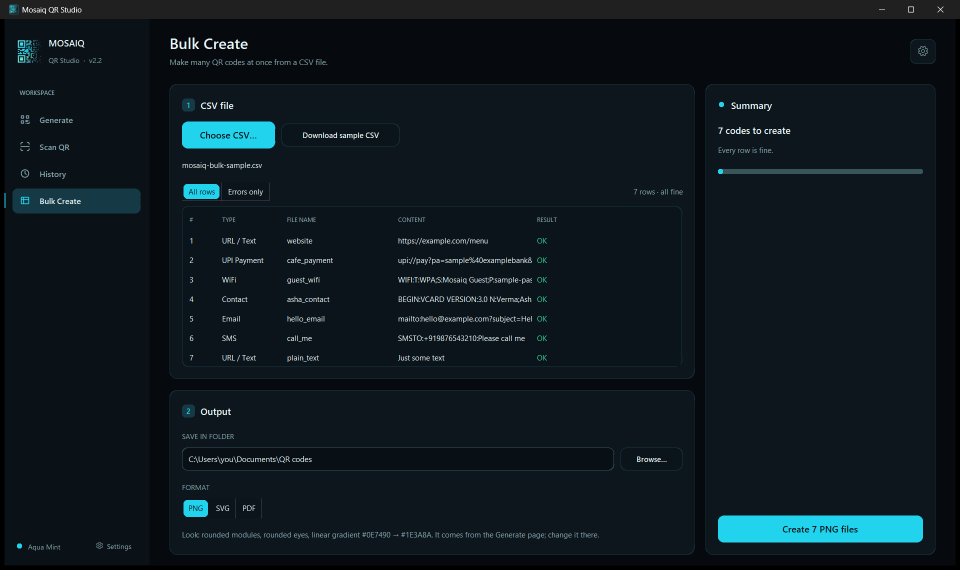
#> input picture assets/images/bulk.png, 1920 x 1140 px (shown at 1/2 size); its folder holds only this picture in this run
$ python -i qr_scanner.py   (imports and definitions only)
#> lines starting #> are read from the running program, lines starting #| are printed output that depends on the picture
### utils/cv_loader.py
"""Lazy, guarded access to OpenCV.

OpenCV (scanning and the webcam) is only loaded the first time it is needed, so the
rest of the app (Generate, themes, the intro) never depends on it. If it cannot be
loaded, for example on Windows N editions without the Media Feature Pack (mf.dll is
missing), load() raises ScannerUnavailable with a message for the user, and the
cause is written to the error log.
"""
import threading

from utils.app_log import get_logger
from utils.scan_errors import ScannerUnavailable

MEDIA_PACK_MESSAGE = (
    "Scanning needs the Windows Media Feature Pack. "
    "Install it from Settings → Apps → Optional features."
)

_lock = threading.Lock()
_module = None
_failure = None


def load():
    """Return the cv2 module, importing it on first use. Raises ScannerUnavailable."""
    global _module, _failure

    if _module is not None:
        return _module
    if _failure is not None:
        raise _failure

    with _lock:
        if _module is not None:
            return _module
        if _failure is not None:
            raise _failure

        try:
            import cv2
        except (ImportError, OSError) as e:
            get_logger().error("OpenCV could not be loaded: %s", e, exc_info=True)
            if "DLL load failed" in str(e):
                message = MEDIA_PACK_MESSAGE
            else:
                message = (
                    "Scanning could not start because a required component failed "
                    "to load. Details are in mosaiq.log next to the app settings."
                )
            _failure = ScannerUnavailable(message)
            raise _failure from e

        _module = cv2
        return _module


# [13 lines left out: functions available, reset_for_tests, not called in this run]

### utils/qr_scanner.py
import time

import numpy as np
from PIL import Image

from utils import cv_loader
from utils.scan_errors import ScanError, ScannerUnavailable  # noqa: F401  (re-exported)

# OpenCV is loaded on first use (cv_loader.load()), not when the app starts, and a
# failure to load it surfaces as ScannerUnavailable instead of crashing the app.


# ----------------------------------------------------------------------
# Decoding recipes. Real-world QR codes are often light-on-dark (dark-mode
# payment apps), blurred (a webcam looking at a phone) or drawn with dotted
# modules, and OpenCV's default detector only handles dark-on-light. Each
# recipe is (name, preparation, detector); the detector returns the text.
# ----------------------------------------------------------------------

def _invert(gray):
    return cv_loader.load().bitwise_not(gray)


def _sharpen(gray):
    cv2 = cv_loader.load()
    blurred = cv2.GaussianBlur(gray, (0, 0), 3)
    return cv2.addWeighted(gray, 2.0, blurred, -1.0, 0)


def _adaptive(gray):
    cv2 = cv_loader.load()
    # The block size follows the image so it spans roughly one QR module row.
    block = max(21, (max(gray.shape[:2]) // 32) | 1)
    return cv2.adaptiveThreshold(
        gray, 255, cv2.ADAPTIVE_THRESH_GAUSSIAN_C, cv2.THRESH_BINARY, block, 8
    )


def _plain(gray):
    return gray


RECIPES = (
    # (name, prepare, detector)  -- ordered by how often they win and how cheap they are
    ("aruco", _plain, "aruco"),
    ("aruco inverted", _invert, "aruco"),
    ("threshold inverted", lambda g: _adaptive(_invert(g)), "classic"),
    ("threshold", _adaptive, "classic"),
    ("aruco inverted sharpened", lambda g: _sharpen(_invert(g)), "aruco"),
    ("aruco sharpened", _sharpen, "aruco"),
    ("classic", _plain, "classic"),
    ("classic inverted", _invert, "classic"),
)

# Recipes a live camera cycles through (the slow "classic" ones are left out).
CAMERA_RECIPES = 6

_reported = set()


class QRScanner:

    @staticmethod
    def decode(image_path):
        """Decode the QR code in an image file.

        Returns the text, or None when the image holds no readable QR code.
        Raises ScanError when the file cannot be read as an image, and
        ScannerUnavailable when OpenCV cannot be loaded on this PC.
        """
#> called with image_path = '../assets/images/bulk.png'
        cv2 = cv_loader.load()

        try:
            raw = np.fromfile(image_path, dtype=np.uint8)
        except OSError as e:
            raise ScanError(f"Could not read the file: {e.strerror or e}") from e

        # imdecode (not imread) so paths with non-ASCII characters work.
        image = cv2.imdecode(raw, cv2.IMREAD_COLOR) if raw.size else None
#> image is the input picture: shape (1140, 1920, 3); mean B, G, R 30.3, 24.5, 14

        if image is None:
            raise ScanError("This file is not a readable image.")

        return QRScanner.decode_image(image)

    @staticmethod
    def decode_image(image, thorough=True, variant=None, budget=6.0):
        """Decode a QR code from a PIL image or a BGR/grayscale ndarray.

        thorough=True   tries every recipe on several versions of the image
                        (stills: files, clipboard, screen region).
        variant=n       tries only recipe n (modulo CAMERA_RECIPES); a camera
                        loop passes a counter so each frame costs one attempt.
        budget          seconds a thorough scan may take before giving up (a
                        picture with QR-like patterns that never decode can
                        make every recipe slow).
        Returns the text, or None when no QR code is found. Raises
        ScannerUnavailable when OpenCV cannot be loaded on this PC.
        """
        cv2 = cv_loader.load()
        gray = QRScanner._to_gray(image)
        deadline = time.perf_counter() + budget

        if variant is not None:
            recipes = [RECIPES[variant % CAMERA_RECIPES]]
            images = [gray]
        elif thorough:
            recipes = RECIPES
            images = QRScanner._candidates(gray)
        else:
            recipes = RECIPES[:1]
            images = [gray]

        detectors = {}

        for candidate in images:
            for name, prepare, kind in recipes:
                if time.perf_counter() > deadline:
                    return None
                if kind not in detectors:
                    detectors[kind] = (
                        cv2.QRCodeDetectorAruco() if kind == "aruco"
                        else cv2.QRCodeDetector()
                    )
                text = QRScanner._try(name, prepare, detectors[kind], candidate)
                if text:
                    return text

        return None

    # ==================================================

    @staticmethod
    def _try(name, prepare, detector, gray):

        cv2 = cv_loader.load()

        try:
            data, points, _ = detector.detectAndDecode(prepare(gray))
        except cv2.error as e:
            # OpenCV raises on some degenerate inputs; that only means this
            # recipe found nothing. Say so once per message, never silently.
            message = str(e).strip().splitlines()[-1][:120]
            if (name, message) not in _reported:
                _reported.add((name, message))
                print(f"[QRScanner] {name}: {message}")
            return None

        return data if data and points is not None else None

    @staticmethod
    def _to_gray(image):

        cv2 = cv_loader.load()

        if isinstance(image, Image.Image):
            if image.mode in ("RGBA", "LA", "P"):
                rgba = image.convert("RGBA")
                flat = Image.new("RGB", rgba.size, "white")
                flat.paste(rgba, mask=rgba.getchannel("A"))
                image = flat
            array = np.asarray(image.convert("L"))
            return np.ascontiguousarray(array)

        if image.ndim == 3:
            return cv2.cvtColor(image, cv2.COLOR_BGR2GRAY)
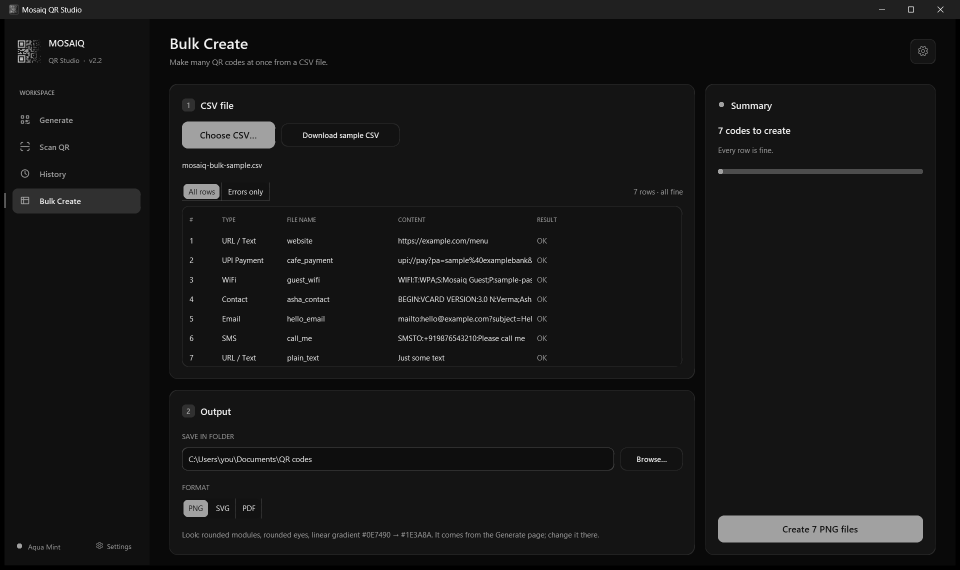
#> returned value: shape (1140, 1920) (shown at 1/2 size); min 0, max 255, mean 22

        return image

    @staticmethod
    def _candidates(gray):
        """The image itself, then versions that help hard cases."""

        cv2 = cv_loader.load()

        yield gray

        height, width = gray.shape[:2]
        longest = max(height, width)

        # A quiet zone is required; screenshots are often cropped tight. Pad
        # with white (dark-on-light codes) and with black (light-on-dark).
        # (Skipped for very large images, where it only adds seconds.)
        pad = max(20, longest // 8)
        for shade in (255, 0):
            if longest <= 2000:
                yield cv2.copyMakeBorder(
                    gray, pad, pad, pad, pad, cv2.BORDER_CONSTANT, value=shade
                )

        if longest < 1000:
            yield cv2.resize(
                gray, None, fx=2, fy=2, interpolation=cv2.INTER_CUBIC
            )

        if longest > 1600:
            scale = 1200 / longest
            yield cv2.resize(
                gray, None, fx=scale, fy=scale, interpolation=cv2.INTER_AREA
            )

>>> result = QRScanner().decode('../assets/images/bulk.png')
#> the loop in decode_image, `for candidate in images:` made 4 passes
#> pass 1, in _sharpen, `blurred = cv2.GaussianBlur(gray, (0, 0), 3)`:
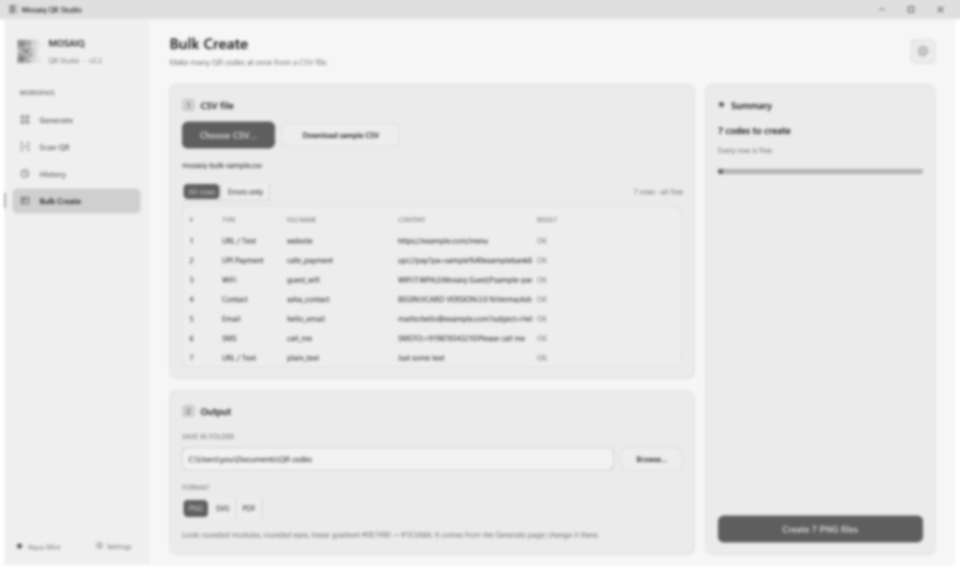
#> blurred: shape (1140, 1920) (shown at 1/2 size); min 92, max 255, mean 233
#> pass 2, in _sharpen (call 3), `blurred = cv2.GaussianBlur(gray, (0, 0), 3)`:
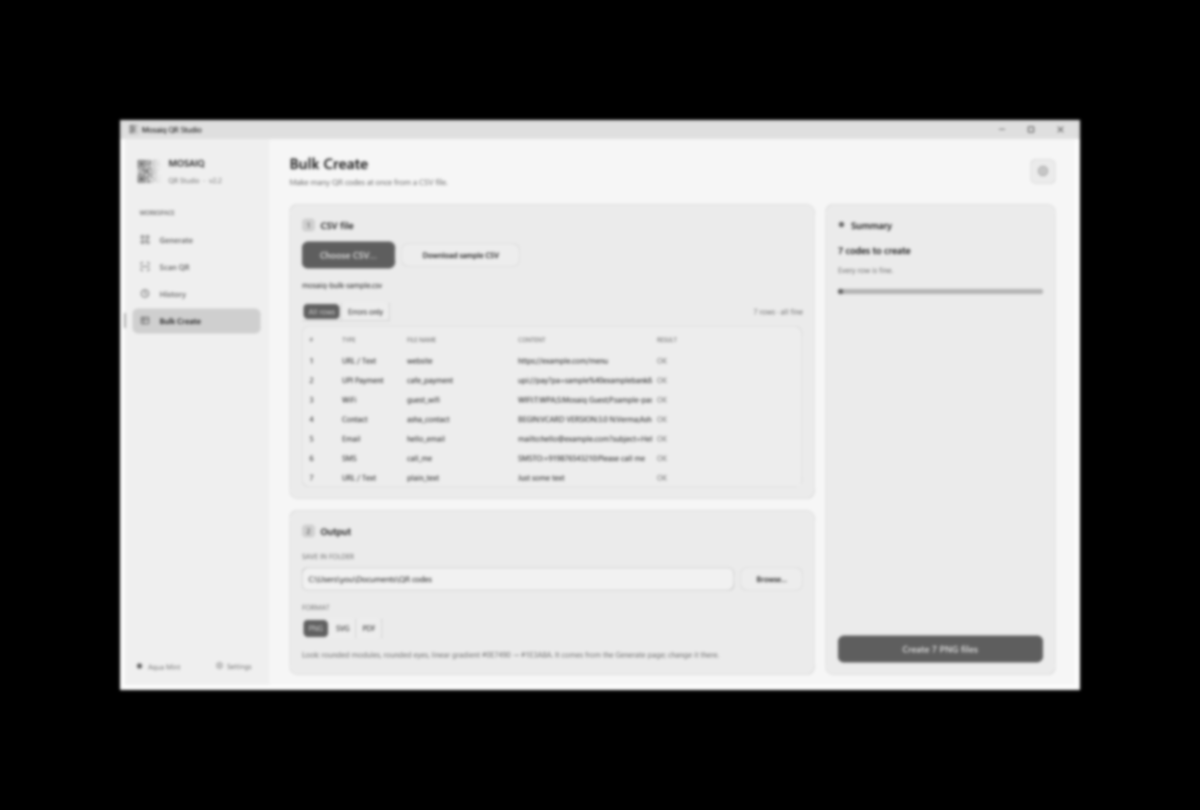
#> blurred: shape (1620, 2400) (shown at 1/2 size); min 0, max 253, mean 131.2
#> pass 2, in _sharpen (call 4), `blurred = cv2.GaussianBlur(gray, (0, 0), 3)`:
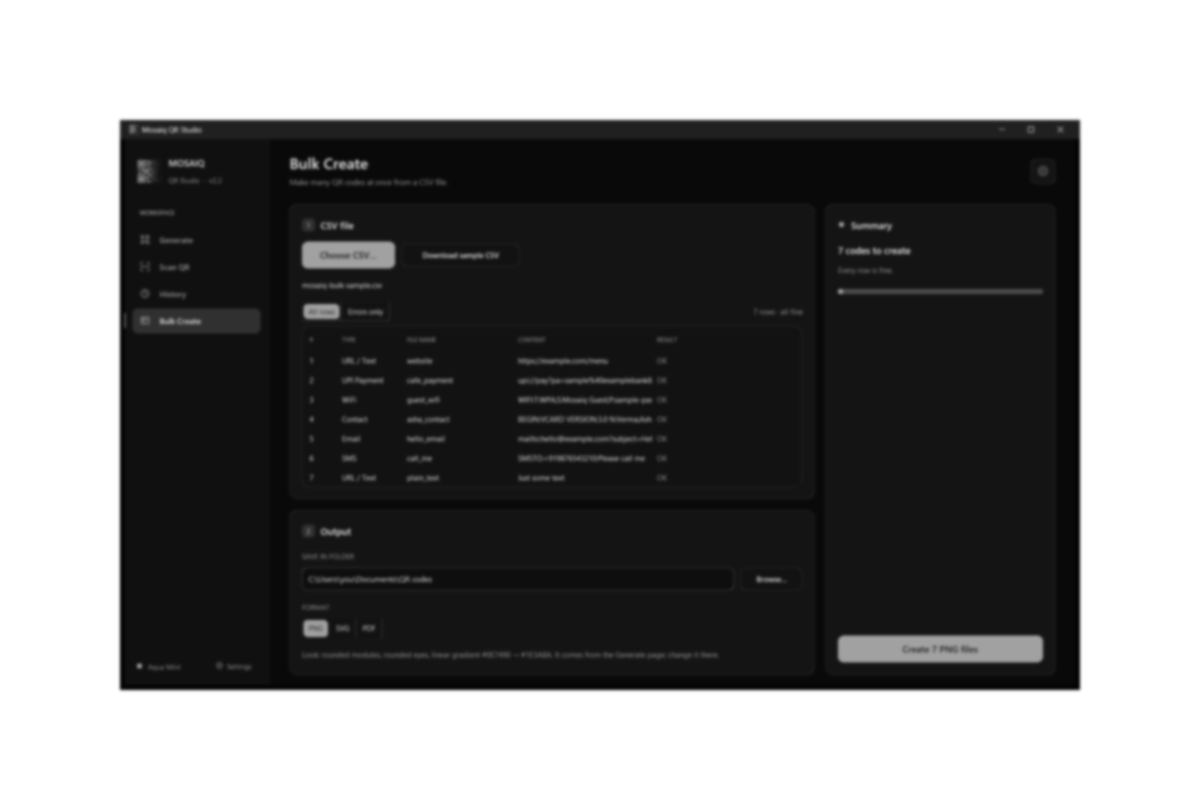
#> blurred: shape (1620, 2400) (shown at 1/2 size); min 2, max 255, mean 123.8
#> after the loop in decode_image, `for candidate in images:`: detectors = 2 items

$ run again, on assets/images/generate.png
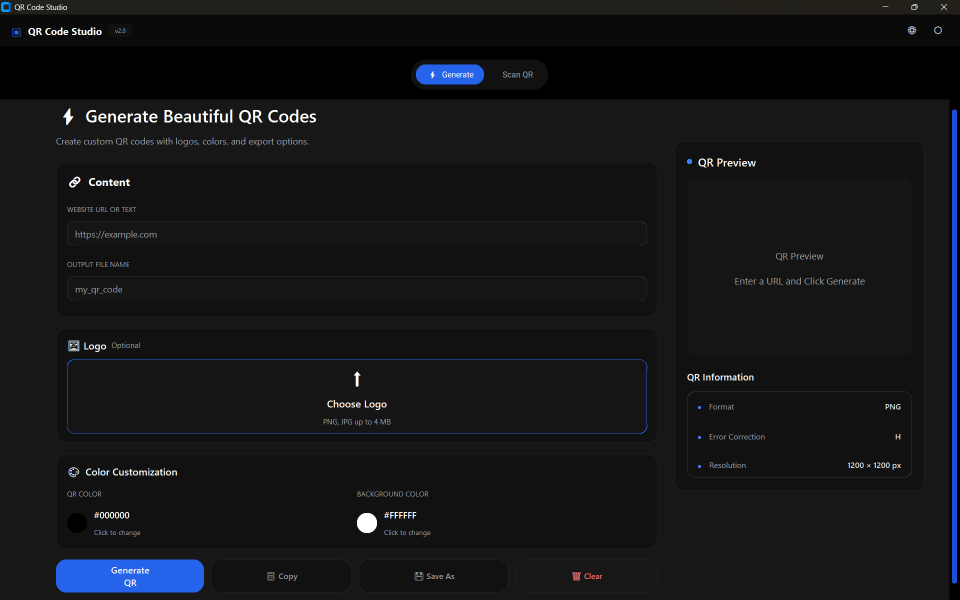
#> input picture assets/images/generate.png, 1919 x 1199 px (shown at 1/2 size)
#> in decode, image is the input picture: shape (1199, 1919, 3); mean B, G, R 23.1, 21.1, 20.2
#> the loop in decode_image, `for candidate in images:` made 4 passes
#> pass 1, in _sharpen, `blurred = cv2.GaussianBlur(gray, (0, 0), 3)`:
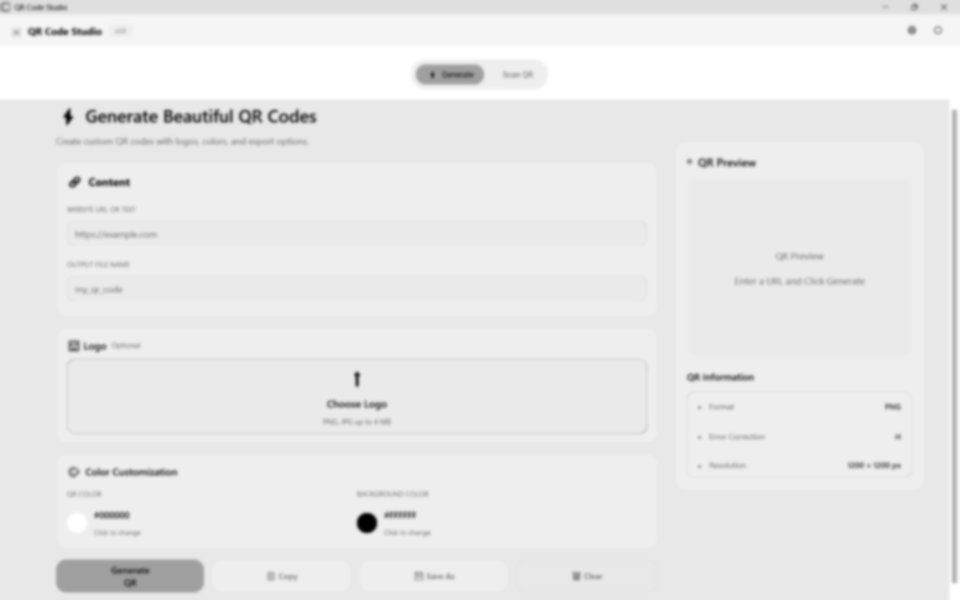
#> blurred: shape (1199, 1919) (shown at 1/2 size); min 0, max 255, mean 233.9
#> pass 2, in _sharpen (call 4), `blurred = cv2.GaussianBlur(gray, (0, 0), 3)`:
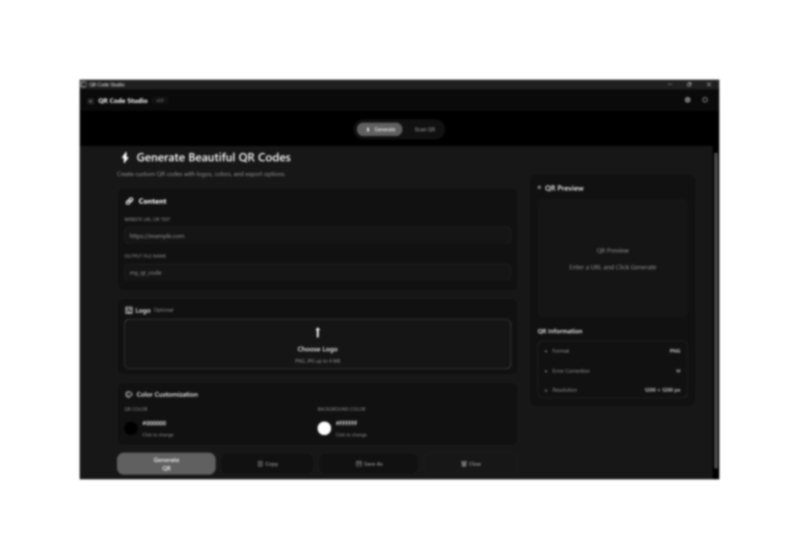
#> blurred: shape (1677, 2397) (shown at 1/3 size); min 0, max 255, mean 121.1
#> after the loop in decode_image, `for candidate in images:`: detectors = 2 items
